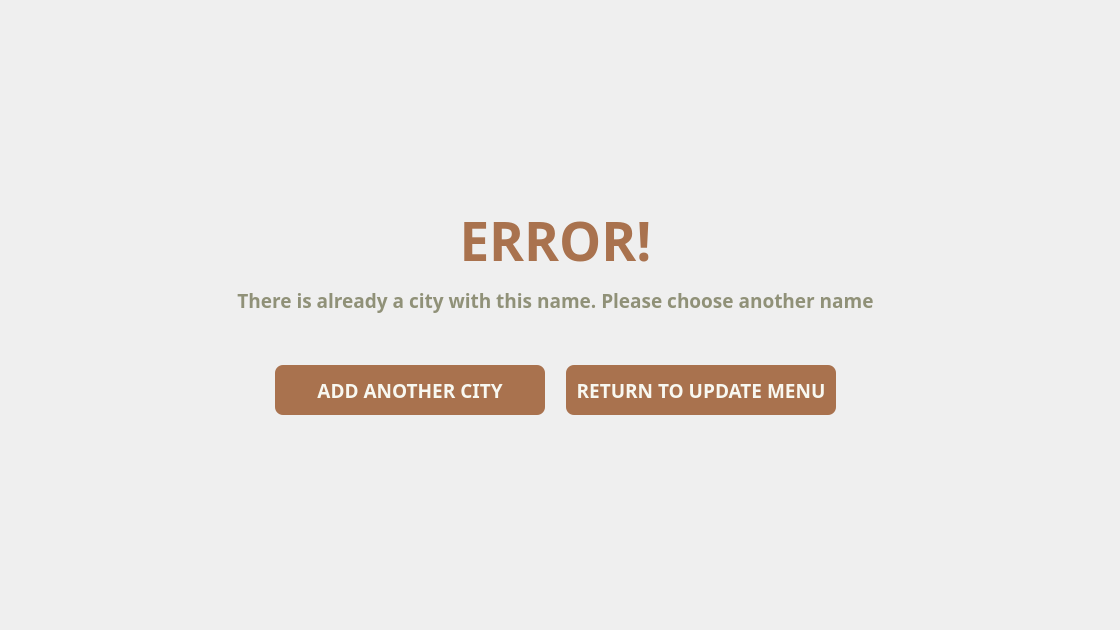
<?xml version="1.0" encoding="UTF-8"?>
<ui version="4.0">
 <class>AddCity_Error</class>
 <widget class="QWidget" name="AddCity_Error">
  <property name="geometry">
   <rect>
    <x>0</x>
    <y>0</y>
    <width>1120</width>
    <height>630</height>
   </rect>
  </property>
  <property name="minimumSize">
   <size>
    <width>1120</width>
    <height>630</height>
   </size>
  </property>
  <property name="maximumSize">
   <size>
    <width>1120</width>
    <height>630</height>
   </size>
  </property>
  <property name="windowTitle">
   <string>Mini Wasalni</string>
  </property>
  <widget class="QWidget" name="horizontalLayoutWidget_2">
   <property name="geometry">
    <rect>
     <x>260</x>
     <y>350</y>
     <width>591</width>
     <height>80</height>
    </rect>
   </property>
   <layout class="QHBoxLayout" name="horizontalLayout_2">
    <item>
     <widget class="QPushButton" name="addcity_error_addanoter">
      <property name="maximumSize">
       <size>
        <width>270</width>
        <height>50</height>
       </size>
      </property>
      <property name="font">
       <font>
        <family>Dosis</family>
        <pointsize>14</pointsize>
        <bold>true</bold>
       </font>
      </property>
      <property name="styleSheet">
       <string notr="true">QPushButton {
		color: #F8F8F1;
		background-color: #A9724E;
		border: none;
		border-radius: 8px;
}

QPushButton:hover {
		color: #F8F8F1;
		background-color: #BFA17E;
		border: none;
		border-radius:8px;
}

QPushButton:pressed {
		color: #F8F8F1;
		background-color: #BFA17E;
		border: none;
        border-radius: 8px;
}</string>
      </property>
      <property name="text">
       <string>ADD ANOTHER CITY</string>
      </property>
     </widget>
    </item>
    <item>
     <widget class="QPushButton" name="addcity_error_return">
      <property name="maximumSize">
       <size>
        <width>270</width>
        <height>50</height>
       </size>
      </property>
      <property name="font">
       <font>
        <family>Dosis</family>
        <pointsize>14</pointsize>
        <bold>true</bold>
       </font>
      </property>
      <property name="styleSheet">
       <string notr="true">QPushButton {
		color: #F8F8F1;
		background-color: #A9724E;
		border: none;
		border-radius: 8px;
}

QPushButton:hover {
		color: #F8F8F1;
		background-color: #BFA17E;
		border: none;
		border-radius:8px;
}

QPushButton:pressed {
		color: #F8F8F1;
		background-color: #BFA17E;
		border: none;
        border-radius: 8px;
}</string>
      </property>
      <property name="text">
       <string>RETURN TO UPDATE MENU</string>
      </property>
     </widget>
    </item>
   </layout>
  </widget>
  <widget class="QLabel" name="addcity_error_h_2">
   <property name="geometry">
    <rect>
     <x>170</x>
     <y>250</y>
     <width>771</width>
     <height>101</height>
    </rect>
   </property>
   <property name="font">
    <font>
     <family>Dosis</family>
     <pointsize>14</pointsize>
     <bold>true</bold>
    </font>
   </property>
   <property name="styleSheet">
    <string notr="true">QLabel {
		color: #909178;
}</string>
   </property>
   <property name="text">
    <string>There is already a city with this name. Please choose another name</string>
   </property>
   <property name="alignment">
    <set>Qt::AlignCenter</set>
   </property>
  </widget>
  <widget class="QLabel" name="addcity_error_h">
   <property name="geometry">
    <rect>
     <x>300</x>
     <y>190</y>
     <width>511</width>
     <height>101</height>
    </rect>
   </property>
   <property name="font">
    <font>
     <family>Dosis</family>
     <pointsize>40</pointsize>
     <bold>true</bold>
    </font>
   </property>
   <property name="styleSheet">
    <string notr="true">QLabel {
		color: #A9724E;
}</string>
   </property>
   <property name="text">
    <string>ERROR!</string>
   </property>
   <property name="alignment">
    <set>Qt::AlignCenter</set>
   </property>
  </widget>
 </widget>
 <resources/>
 <connections/>
</ui>
